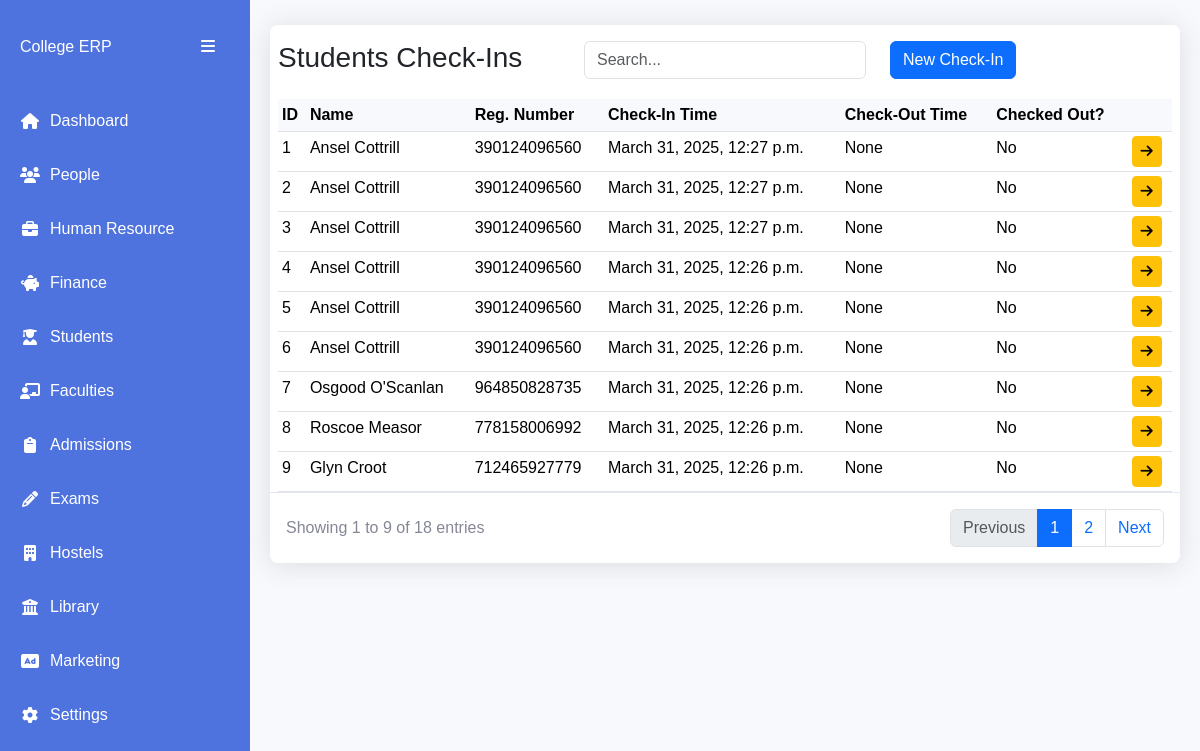
The app's page /students/student-checkins/ with its own data.
### apps/students/models.py (models this page shows, shortened)
class StudentCheckIn(AbsoluteBaseModel):
    student = models.ForeignKey(Student, on_delete=models.SET_NULL, null=True)
    check_in_time = models.DateTimeField(auto_now_add=True)
    check_out_time = models.DateTimeField(null=True)
    recorded_by = models.ForeignKey(
        "users.User",
        on_delete=models.SET_NULL,
        null=True,
        related_name="studentcheckinofficers",
    )
    def checked_out(self):
        return "Yes" if self.check_out_time else "No"

class Student(AbsoluteBaseModel):
    user = models.OneToOneField("users.User", on_delete=models.CASCADE)
    registration_number = models.CharField(max_length=255)
    guardian_name = models.CharField(max_length=255, null=True)
    guardian_phone_number = models.CharField(max_length=255, null=True)
    guardian_relationship = models.CharField(max_length=255, null=True)
    guardian_email = models.EmailField(null=True)
    status = models.CharField(max_length=255, choices=STUDENT_STATUS_CHOICES)
    programme = models.ForeignKey(
        "schools.Programme", on_delete=models.SET_NULL, null=True
    )
    cohort = models.ForeignKey(
        "schools.ProgrammeCohort",
        on_delete=models.SET_NULL,
        null=True,
        related_name="cohortstudents",
    )
    hostel_room = models.ForeignKey(
        "hostels.HostelRoom", on_delete=models.SET_NULL, null=True
    )
    campus = models.ForeignKey("core.Campus", on_delete=models.SET_NULL, null=True)
    def __str__(self):
        return (
            f"{self.user.first_name} {self.user.last_name}: {self.registration_number}"
        )

### apps/users/models.py (models this page shows, shortened)
class User(AbstractUser, AbsoluteBaseModel):
    role = models.ForeignKey(UserRole, on_delete=models.CASCADE, null=True)
    gender = models.CharField(max_length=10, choices=GENDER_CHOICES)
    phone_number = models.CharField(max_length=255)
    id_number = models.CharField(max_length=255, null=True)
    passport_number = models.CharField(max_length=255, null=True)
    address = models.CharField(max_length=255, null=True)
    postal_code = models.CharField(max_length=255, null=True)
    city = models.CharField(max_length=255, null=True)
    state = models.CharField(max_length=255, null=True)
    country = models.CharField(max_length=255, null=True)
    date_of_birth = models.DateField(null=True)
    def name(self):
        return f"{self.first_name} {self.last_name}"

### apps/students/checkins/views.py (the view)
class StudentCheckInListView(ListView):
    model = StudentCheckIn
    template_name = "students/checkins/checkins.html"
    context_object_name = "checkins"
    paginate_by = 9
    students = Student.objects.all()
    def get_queryset(self):
        queryset = super().get_queryset()
        search_query = self.request.GET.get("search", "")
        if search_query:
            queryset = queryset.filter(
                Q(id__icontains=search_query)
                | Q(student__registration_number__icontains=search_query)
            )
        return queryset.order_by("-created_on")
    def get_context_data(self, **kwargs):
        context = super().get_context_data(**kwargs)
        context["search_query"] = self.request.GET.get("search", "")
        context["students"] = self.students
        return context

### templates/students/checkins/checkins.html (shortened to what this page needs)
{% extends 'base1.html' %}
{% load static %}
{% block content %}
<div class="table-card">
    <div class="row py-3 px-2">
        <div class="col">
            <h3>Students Check-Ins</h3>
        </div>
        <div class="col">
            <input type="text" class="form-control" placeholder="Search..."
            id="searchInput" value="{{ search_query }}">
        </div>
        <div class="col">
            <button class="btn btn-primary" data-bs-toggle="modal" data-bs-target="#newCheckInModal">New Check-In</button>
          </div>
    </div>
    <div class="table-container px-2">
        <table class="table data-table table-sm">
            <thead>
                <tr>
                    <th>ID</th>
                    <th>Name</th>
                    <th>Reg. Number</th>
                    <th>Check-In Time</th>
                    <th>Check-Out Time</th>
                    <th>Checked Out?</th>
                    <th></th>
                </tr>
            </thead>
            <tbody id="tableBody">
                {% for checkin in checkins %}
                <tr>
                    <td>{{ forloop.counter }}</td>
                    <td>{{ checkin.student.user.name }}</td>
                    <td>{{ checkin.student.registration_number }}</td>
                    <td>{{ checkin.check_in_time }}</td>
                    <td>{{ checkin.check_out_time }}</td>
                    <td>{{ checkin.checked_out }}</td>
                    <td>
                        <div class="d-flex gap-1">
                            {% if checkin.checked_out == "No" %}
                            <a href="{% url 'checkout-student' checkin.id %}" class="btn btn-sm btn-warning">
                                <i class="fas fa-arrow-right"></i>
                            </a>
                            {% endif %}
                        </div>
                    </td>
                </tr>
                {% empty %}
                <tr>
                    <td colspan="8" class="text-center py-4">
                        No visitors found
                    </td>
                </tr>
                {% endfor %}
            </tbody>
        </table>
    </div>
    <div class="table-footer">
        <div class="page-info">
            Showing
            {{ page_obj.start_index }}
            to
            {{ page_obj.end_index }}
            of
            {{ paginator.count }}
            entries
        </div>
        {% if is_paginated %}
        <nav>
            <ul class="pagination mb-0">
                {% if page_obj.has_previous %}
                <li class="page-item">
                    <a class="page-link" href="?page={{ page_obj.previous_page_number }}{% if search_query %}&search={{ search_query }}{% endif %}">
                        Previous
                    </a>
                </li>
                {% else %}
                <li class="page-item disabled">
                    <span class="page-link">Previous</span>
                </li>
                {% endif %}
                {% for num in paginator.page_range %}
                <li class="page-item {% if page_obj.number == num %}active{% endif %}">
                    <a class="page-link" href="?page={{ num }}{% if search_query %}&search={{ search_query }}{% endif %}">
                        {{ num }}
                    </a>
                </li>
                {% endfor %}
                {% if page_obj.has_next %}
                <li class="page-item">
                    <a class="page-link" href="?page={{ page_obj.next_page_number }}{% if search_query %}&search={{ search_query }}{% endif %}">
                        Next
                    </a>
                </li>
                {% else %}
                <li class="page-item disabled">
                    <span class="page-link">Next</span>
                </li>
                {% endif %}
            </ul>
        </nav>
        {% endif %}
    </div>
</div>
{% endblock content %}

### templates/base1.html (style rules this page uses)
:root { --sidebar-width: 250px; --sidebar-collapsed-width: 70px; --primary-color: #4e73df; --secondary-color: #858796; }
body { background-color: #f8f9fc; font-family: 'Nunito', sans-serif; overflow-x: hidden; }
.table-card { background: white; border-radius: 8px; box-shadow: 0 0.15rem 1.75rem 0 rgba(58, 59, 69, 0.15); margin: 5px 0; }
.table-container { overflow-x: auto; }
.data-table { margin-bottom: 0; }
.data-table th { background-color: #f8f9fc; border-top: none; white-space: nowrap; cursor: pointer; }
.table-footer { padding: 1rem; display: flex; justify-content: space-between; align-items: center; flex-wrap: wrap; gap: 1rem; border-top: 1px solid #e3e6f0; }
.page-info { color: #858796; }

### records on screen
StudentCheckIn: student.user.name "Ansel Cottrill", student.registration_number "390124096560", check_in_time "March 31, 2025, 12:27 p.m.", check_out_time "None", checked_out "No"
StudentCheckIn: student.user.name "Ansel Cottrill", student.registration_number "390124096560", check_in_time "March 31, 2025, 12:27 p.m.", check_out_time "None", checked_out "No"
StudentCheckIn: student.user.name "Ansel Cottrill", student.registration_number "390124096560", check_in_time "March 31, 2025, 12:27 p.m.", check_out_time "None", checked_out "No"
StudentCheckIn: student.user.name "Ansel Cottrill", student.registration_number "390124096560", check_in_time "March 31, 2025, 12:26 p.m.", check_out_time "None", checked_out "No"
StudentCheckIn: student.user.name "Ansel Cottrill", student.registration_number "390124096560", check_in_time "March 31, 2025, 12:26 p.m.", check_out_time "None", checked_out "No"
StudentCheckIn: student.user.name "Ansel Cottrill", student.registration_number "390124096560", check_in_time "March 31, 2025, 12:26 p.m.", check_out_time "None", checked_out "No"
StudentCheckIn: student.user.name "Osgood O'Scanlan", student.registration_number "964850828735", check_in_time "March 31, 2025, 12:26 p.m.", check_out_time "None", checked_out "No"
StudentCheckIn: student.user.name "Roscoe Measor", student.registration_number "778158006992", check_in_time "March 31, 2025, 12:26 p.m.", check_out_time "None", checked_out "No"
StudentCheckIn: student.user.name "Glyn Croot", student.registration_number "712465927779", check_in_time "March 31, 2025, 12:26 p.m.", check_out_time "None", checked_out "No"

### other values on screen
{{ page_obj.start_index }} "1"
{{ page_obj.end_index }} "9"
{{ paginator.count }} "18"
{{ num }} "1" "2"
